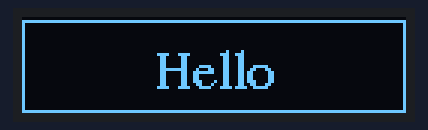
A program run on a simulated Raspberry Pi (BCM pin numbers). On the bench: 128×32 one-colour display. The clock reads 2024-03-15 10:24:30 at power-on unless the program sets it; system figures (address, load, memory, disk, uptime) are fixed made-up values; the interpreter's speed is modelled, so counts of loop turns are approximate; what the program prints to the terminal is not drawn.

Above: at 0.1 s.
At 2.7 s:
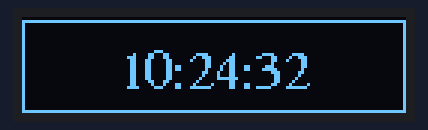
At 7.2 s:
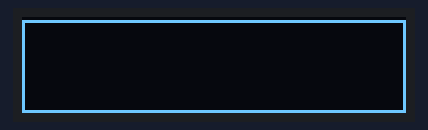
At 11.7 s:
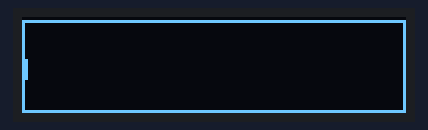
At 16.8 s:
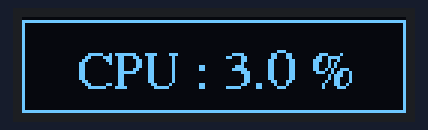
At 36.1 s:
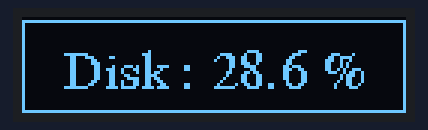

The program:

oled_system_info.py
```python
# oled_system_info.py

import os, datetime, psutil, shutil
import board, busio
from adafruit_ssd1306 import SSD1306_I2C
from time import sleep

from PIL import Image, ImageOps, ImageDraw, ImageFont

# I2C 설정
i2c = busio.I2C(board.SCL, board.SDA)
w = width = 128
h = height = 32

oled = SSD1306_I2C(width, height, i2c)

# Create blank image for drawing.
image = Image.new('1', [oled.width, oled.height], "WHITE")
draw = ImageDraw.Draw(image)

font_path = "/usr/share/fonts/truetype/freefont/FreeSerif.ttf"
font = ImageFont.truetype( font_path, 18 )

def disp_text_scroll( text ) :
    text_bbox = draw.textbbox((0, 0), text, font=font)  # 텍스트 경계 사각형 계산
    tw = text_width = text_bbox[2] - text_bbox[0]
    th = text_height = text_bbox[3] - text_bbox[1]
    spacing = 8

    if tw < w*0.9 :
        # text center align
        x = (w - tw)/2
        y = (h - th)/2

        draw.rectangle( [0, 0, w -1, h -1], fill=0, outline = 0)
        draw.rectangle( [0, 1, w -1, h -1], fill=0, outline = 1)
        draw.text( [ int(x), int(y) ], text, font = font, fill = 255, spacing=spacing)

        oled.image( image )
        oled.show()
    else :
        x = w/4
        y = (h - th)/2
        scroll_x = w/30
        duration = 0.01
        while x >= - tw - 2 :
            draw.rectangle( [0, 0, w -1, h -1], fill=0, outline = 0)
            draw.rectangle( [0, 1, w -1, h -1], fill=0, outline = 1)
            draw.text( [ int(x), int(y) ], text, font = font, fill = 255, spacing=spacing)

            oled.image( image )
            oled.show()

            x -= scroll_x

            sleep( duration )
        pass
    pass
pass

def display_system_info( idx = 0 ) :
    idx = idx % 7

    text = ""

    if idx == 0 : # shutdown
        text = "Hello"
    elif idx == 1 : # current time
        text = datetime.datetime.now().strftime("%H:%M:%S")
    elif idx == 2 : # hostname
        hostname = os.popen("hostname").read().strip().split()[0]
        text = f"host : {hostname}"
    elif idx == 3 : # ip address
        ipaddr = os.popen("hostname -I").read().strip().split()[-1]
        text = f"IP : {ipaddr}"
    elif idx == 4 : # disk usage
        total, used, free = shutil.disk_usage("/")
        total //= (2**30)
        used //= (2**30)
        free //= (2**30)
        pct = used*100/total

        text = f"Disk : {pct:02.1f} %"
    elif idx == 5 : # CPU
        pct = psutil.cpu_percent()

        text = f"CPU : {pct:02.1f} %"
    elif idx == 6 : # RAM
        pct = psutil.virtual_memory()[2]

        text = f"RAM : {pct:02.1f} %"
    pass

    print( f"[{idx}] Text = {text}")

    disp_text_scroll( text )

    sleep(2.5)
pass

def main() :
    try:
        idx = 0
        while 1 :
            display_system_info( idx)
            idx += 1

            idx %= 1000
        pass

    except KeyboardInterrupt :
        print("ctrl + c:")
    pass
pass

if __name__ == '__main__':
    main()
pass
```

Measured:
- what the display in image 0 shows lasts 2.5 s, from 0.1 s to 2.6 s
- what the display in image 1 shows lasts 2.6 s, from 2.6 s to 5.2 s
